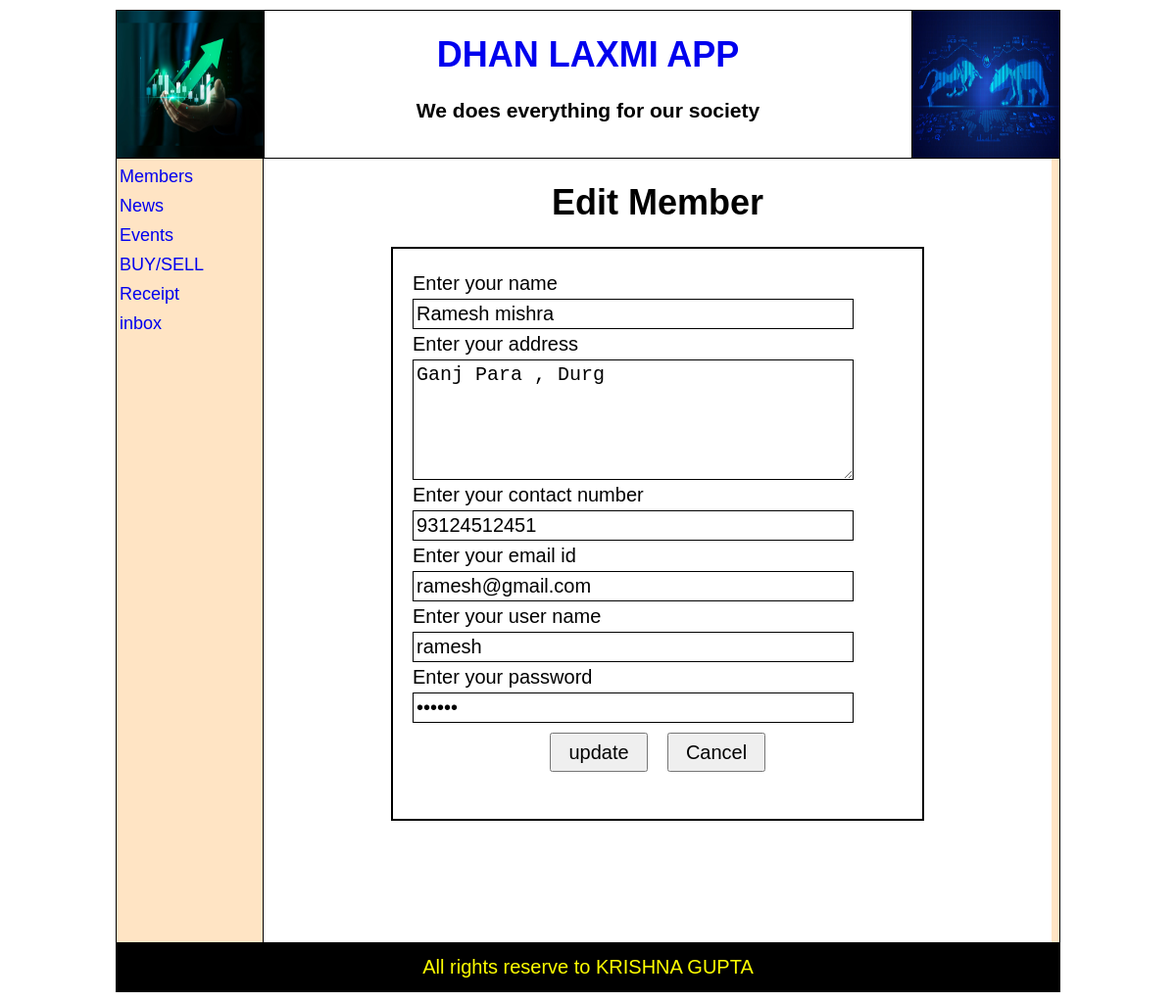
Screenshot of /admin/member-module/editmem.php?mid=4 with the database file from the repository.
### tables this page shows
CREATE TABLE IF NOT EXISTS `member_info` (
  `mem_id` int(11) NOT NULL AUTO_INCREMENT,
  `mem_name` varchar(30) NOT NULL,
  `mem_address` text NOT NULL,
  `mem_contact` varchar(25) NOT NULL,
  `mem_email` varchar(30) NOT NULL,
  `user_name` varchar(20) NOT NULL,
  `user_pass` varchar(20) NOT NULL,
  `user_type` varchar(10) NOT NULL,
  `approve_status` int(11) NOT NULL DEFAULT '0',
  `reg_date` date NOT NULL,
  PRIMARY KEY (`mem_id`)
);

### admin/member-module/editmem.php (the view, shortened to what this page needs)
<?php
 require_once($_SERVER["DOCUMENT_ROOT"] . "DHAN-LAXMI-APP/include/header.php");
?>
<div id="container">
    <div id='parentAdmin'>
      <div id='leftSide'>
        <?php
             include("../adminMenu.php");
        ?>
      </div>
      <div id='rightSide'>
        <div id="container">
 <h1 align="center">Edit Member</h1>
 <?php
 require_once($_SERVER["DOCUMENT_ROOT"] . "DHAN-LAXMI-APP/include/dbconnect.php");
 $id=$_REQUEST["mid"];
 $rsmember=mysqli_query($con,"select * from member_info where mem_id=$id");
 $row=mysqli_fetch_array($rsmember);
 ?>
  <div class="trustForm">
    <form method="get" action="action.php">
    <label>Enter your name </label>
    <input type="text" name='txtName' value="<?=$row['mem_name']?>">
    <label>Enter your address </label>
    <textarea rows="5" name='txtAddress'><?=$row['mem_address']?></textarea>
    <label>Enter your contact number </label>
    <input type="text" name='txtContact' value="<?=$row['mem_contact']?>">
    <label>Enter your email id </label>
    <input type="text" name='txtEmail' value="<?=$row['mem_email']?>">
    <label>Enter your user name </label>
    <input type="text" name='txtUser' value="<?=$row['user_name']?>">
    <label>Enter your password </label>
    <input type="password" name='txtPassword' value="<?=$row['user_pass']?>">
    <div class='btnGroup'>
        <input type='submit' value='update' name="actype"><input type='reset' value='Cancel'>
    </div>
</form>
</div>
      </div>
    </div>
</div>
<?php
   require_once($_SERVER["DOCUMENT_ROOT"] . "DHAN-LAXMI-APP/include/footer.php");
?>

### assets/css/style.css (style rules this page uses)
body { margin: 0px; padding: 0px; font-size: 18px; font-family: Verdana, Geneva, Tahoma, sans-serif; }
#container { min-height: 400px; }
.trustForm { margin: 20px auto; border:2px solid black; padding: 20px; width:500px; min-height: 500px; }
.trustForm label { display: block; margin: 4px 0px; font-size: 20px; }
.trustForm input[type="text"] , .trustForm input[type="password"] , .trustForm textarea,.trustForm input[type="date"], .trustForm input[type="file"] { border:1px solid black; font-size: 20px; padding: 3px; width: 90%; }
.btnGroup { text-align: center; }
.btnGroup input[type="button"],.btnGroup input[type="submit"],.btnGroup input[type="reset"] { margin: 10px; width: 100px; height: 40px; font-size: 20px; }
#parentAdmin { min-height: 100%; background-color:bisque ; }
#parentAdmin #leftSide { width: 144px; min-height: 100%; vertical-align: top; background-color:bisque; display: inline-block; }
#parentAdmin #rightSide { vertical-align: top; width: 804px; min-height: 100%; background-color:white; display: inline-block; border-left: 1px solid black; }

### rows the page displays
member_info: txtName "Ramesh mishra", txtAddress "Ganj Para , Durg", txtContact "93124512451", txtEmail "ramesh@gmail.com", txtUser "ramesh"
